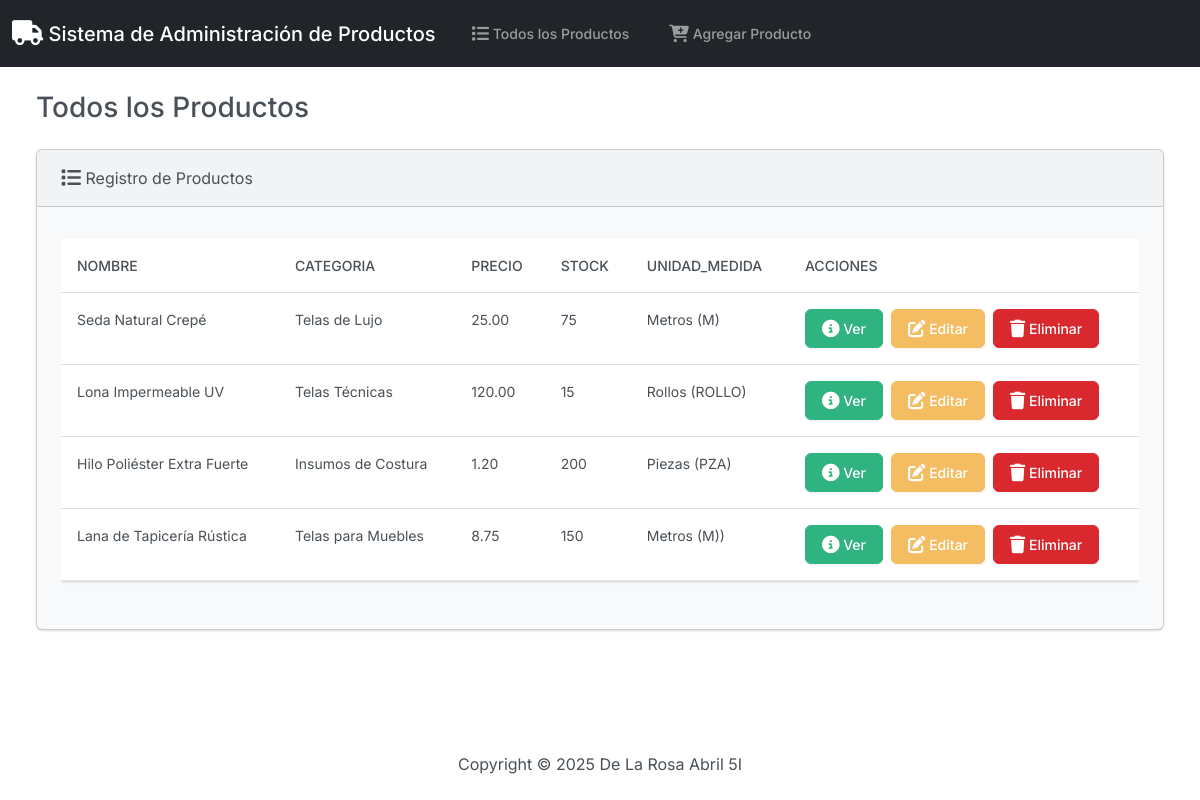
The page / on the database its author committed.
### app_productos/models.py (models this page shows, shortened)
class Producto(models.Model):
    nombre = models.CharField(max_length=100)
    categoria = models.CharField(max_length=100)
    precio = models.DecimalField(max_digits=10, decimal_places=2)
    stock = models.IntegerField()
    unidad_medida = models.CharField(max_length=50)

### app_productos/views.py (the view)
# urls.py: path('', views.index, name='index'),
def index(request):
    return render(request, 'app_productos/index.html', {
        'productos': Producto.objects.all()
    })

### app_productos/templates/app_productos/index.html (shortened to what this page needs)
{% extends "app_productos/base.html" %}
{% block body %}
{% load static %}
        <h3 class="m-4">Todos los Productos</h3>
        <div class="row">
            <div class="col-12">
                {% if productos %}
                    <div class="card bg-light ms-4 me-4 mb-4">
                        <div class="card-header">
                            <i class="fa-solid fa-list fa-lg"></i> Registro de Productos
                        </div>
                        <div class="card-body">
                            <p class="card-text">
                                <div class="table-responsive">
                                    <table class="table table-hover">
                                        <thead>
                                            <tr>
                                                <th scope="col">nombre</th>
                                                <th scope="col">categoria</th>
                                                <th scope="col">precio</th>
                                                <th scope="col">stock</th>
                                                <th scope="col">unidad_medida</th>
                                                <th scope="col"> Acciones </th>
                                            </tr>
                                        </thead>
                                        <tbody>
                                            {% for producto in productos %}
                                                <tr>
                                                    <td>{{ producto.nombre}}</td>
                                                    <td>{{ producto.categoria}}</td>
                                                    <td>{{ producto.precio}}</td>
                                                    <td>{{ producto.stock}}</td>
                                                    <td>{{ producto.unidad_medida}}</td>
                                                    <td>
                                                        <button type="button" class="btn btn-success me-1" data-bs-toggle="modal" data-bs-target="#modalDetallesProducto_{{producto.id}}">
                                                             Ver
                                                        </button>
                                                        <a class="btn btn-warning me-1" href="{% url 'edit' producto.id %}">
                                                             Editar
                                                        </a>
                                                        <button type="button" class="btn btn-danger" data-bs-toggle="modal" data-bs-target="#deleteModal_{{producto.id}}">
                                                             Eliminar
                                                        </button>
                                                    </td>
                                                </tr>
                                            {% endfor %}
                                        </tbody>
                                    </table>
                                </div>
                            </p>
                        </div>
                    </div>
                {% else %}
                    <div class="alert alert-info ms-4 me-4" role="alert"> No hay productos disponibles. </div>
                {% endif %}
            </div>
        </div>
{% endblock %}

### app_productos/templates/app_productos/base.html (shortened to what this page needs)
{% load static %}
<!DOCTYPE html>
<html lang="es">
<head>
    <link rel="stylesheet" href="https://cdnjs.cloudflare.com/ajax/libs/font-awesome/6.5.1/css/all.min.css">
    <link rel="stylesheet" href="{% static 'css/bootstrap.min.css' %}">
</head>
<body class="d-flex flex-column min-vh-100">
    <nav class="navbar navbar-expand-lg bg-dark" data-bs-theme="dark">
        <div class="container-fluid">
            <a class="navbar-brand" href="{% url 'index' %}">
                <i class="fa-solid fa-truck fa-lg"></i> Sistema de Administración de Productos
            </a>
            <div class="collapse navbar-collapse" id="navbarColor02">
                <ul class="navbar-nav me-auto">
                    <li class="nav-item">
                        <a class="nav-link" href="{% url 'index' %}">
                             Todos los Productos
                        </a>
                    </li>
                    <li class="nav-item">
                        <a class="nav-link" href="{% url 'add' %}">
                             Agregar Producto
                        </a>
                    </li>
                </ul>
            </div>
        </div>
    </nav>
    <div class="container-fluid">
        {% block body %}
        {% endblock %}
    </div>
    <footer class="mt-auto mb-4">
        <div class="text-center">
            <span>
                Copyright &copy; <script>document.write(new Date().getFullYear())</script> De La Rosa Abril 5I
            </span>
        </div>
    </footer>
</body>
</html>

### rows shown on the page
Producto: nombre "Seda Natural Crepé", categoria "Telas de Lujo", precio "25.00", stock "75", unidad_medida "Metros (M)"
Producto: nombre "Lona Impermeable UV", categoria "Telas Técnicas", precio "120.00", stock "15", unidad_medida "Rollos (ROLLO)"
Producto: nombre "Hilo Poliéster Extra Fuerte", categoria "Insumos de Costura", precio "1.20", stock "200", unidad_medida "Piezas (PZA)"
Producto: nombre "Lana de Tapicería Rústica", categoria "Telas para Muebles", precio "8.75", stock "150", unidad_medida "Metros (M))"
